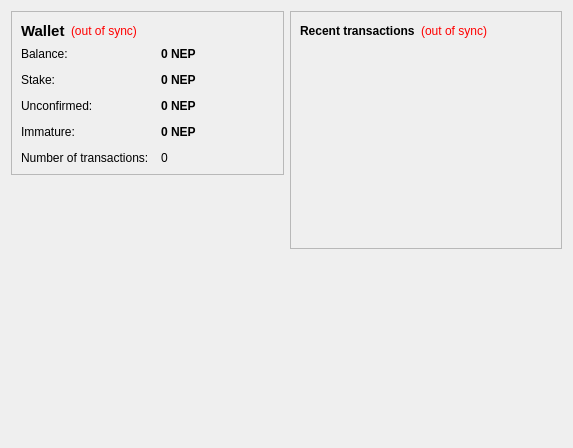
<?xml version="1.0" encoding="UTF-8"?>
<ui version="4.0">
 <class>OverviewPage</class>
 <widget class="QWidget" name="OverviewPage">
  <property name="geometry">
   <rect>
    <x>0</x>
    <y>0</y>
    <width>573</width>
    <height>342</height>
   </rect>
  </property>
  <property name="windowTitle">
   <string>Form</string>
  </property>
  <layout class="QHBoxLayout" name="horizontalLayout" stretch="1,1">
   <item>
    <layout class="QVBoxLayout" name="verticalLayout_2">
     <item>
      <widget class="QFrame" name="frame">
       <property name="frameShape">
        <enum>QFrame::StyledPanel</enum>
       </property>
       <property name="frameShadow">
        <enum>QFrame::Raised</enum>
       </property>
       <layout class="QVBoxLayout" name="verticalLayout_4">
        <item>
         <layout class="QHBoxLayout" name="horizontalLayout_4">
          <item>
           <widget class="QLabel" name="label_5">
            <property name="font">
             <font>
              <pointsize>11</pointsize>
              <weight>75</weight>
              <bold>true</bold>
             </font>
            </property>
            <property name="text">
             <string>Wallet</string>
            </property>
           </widget>
          </item>
          <item>
           <widget class="QLabel" name="labelWalletStatus">
            <property name="toolTip">
             <string>The displayed information may be out of date. Your wallet automatically synchronizes with the Nectarium network after a connection is established, but this process has not completed yet.</string>
            </property>
            <property name="styleSheet">
             <string notr="true">QLabel { color: red; }</string>
            </property>
            <property name="text">
             <string notr="true">(out of sync)</string>
            </property>
            <property name="alignment">
             <set>Qt::AlignLeading|Qt::AlignLeft|Qt::AlignVCenter</set>
            </property>
           </widget>
          </item>
          <item>
           <spacer name="horizontalSpacer_2">
            <property name="orientation">
             <enum>Qt::Horizontal</enum>
            </property>
            <property name="sizeHint" stdset="0">
             <size>
              <width>40</width>
              <height>20</height>
             </size>
            </property>
           </spacer>
          </item>
         </layout>
        </item>
        <item>
         <layout class="QFormLayout" name="formLayout_2">
          <property name="fieldGrowthPolicy">
           <enum>QFormLayout::AllNonFixedFieldsGrow</enum>
          </property>
          <property name="horizontalSpacing">
           <number>12</number>
          </property>
          <property name="verticalSpacing">
           <number>12</number>
          </property>
          <item row="0" column="0">
           <widget class="QLabel" name="label">
            <property name="text">
             <string>Balance:</string>
            </property>
           </widget>
          </item>
          <item row="0" column="1">
           <widget class="QLabel" name="labelBalance">
            <property name="font">
             <font>
              <weight>75</weight>
              <bold>true</bold>
             </font>
            </property>
            <property name="cursor">
             <cursorShape>IBeamCursor</cursorShape>
            </property>
            <property name="toolTip">
             <string>Your current balance</string>
            </property>
            <property name="text">
             <string notr="true">0 NEP</string>
            </property>
            <property name="textInteractionFlags">
             <set>Qt::LinksAccessibleByMouse|Qt::TextSelectableByKeyboard|Qt::TextSelectableByMouse</set>
            </property>
           </widget>
          </item>
          <item row="1" column="0">
           <widget class="QLabel" name="label_6">
            <property name="text">
             <string>Stake:</string>
            </property>
           </widget>
          </item>
          <item row="1" column="1">
           <widget class="QLabel" name="labelStake">
            <property name="font">
             <font>
              <weight>75</weight>
              <bold>true</bold>
             </font>
            </property>
            <property name="cursor">
             <cursorShape>IBeamCursor</cursorShape>
            </property>
            <property name="toolTip">
             <string>Total of coins that was staked, and do not yet count toward the current balance</string>
            </property>
            <property name="text">
             <string notr="true">0 NEP</string>
            </property>
            <property name="textInteractionFlags">
             <set>Qt::LinksAccessibleByMouse|Qt::TextSelectableByKeyboard|Qt::TextSelectableByMouse</set>
            </property>
           </widget>
          </item>
          <item row="2" column="0">
           <widget class="QLabel" name="label_3">
            <property name="text">
             <string>Unconfirmed:</string>
            </property>
           </widget>
          </item>
          <item row="2" column="1">
           <widget class="QLabel" name="labelUnconfirmed">
            <property name="font">
             <font>
              <weight>75</weight>
              <bold>true</bold>
             </font>
            </property>
            <property name="cursor">
             <cursorShape>IBeamCursor</cursorShape>
            </property>
            <property name="toolTip">
             <string>Total of transactions that have yet to be confirmed, and do not yet count toward the current balance</string>
            </property>
            <property name="text">
             <string notr="true">0 NEP</string>
            </property>
            <property name="textInteractionFlags">
             <set>Qt::LinksAccessibleByMouse|Qt::TextSelectableByKeyboard|Qt::TextSelectableByMouse</set>
            </property>
           </widget>
          </item>
          <item row="3" column="0">
           <widget class="QLabel" name="labelImmatureText">
            <property name="text">
             <string>Immature:</string>
            </property>
           </widget>
          </item>
          <item row="3" column="1">
           <widget class="QLabel" name="labelImmature">
            <property name="font">
             <font>
              <weight>75</weight>
              <bold>true</bold>
             </font>
            </property>
            <property name="toolTip">
             <string>Mined balance that has not yet matured</string>
            </property>
            <property name="text">
             <string notr="true">0 NEP</string>
            </property>
            <property name="textInteractionFlags">
             <set>Qt::LinksAccessibleByMouse|Qt::TextSelectableByKeyboard|Qt::TextSelectableByMouse</set>
            </property>
           </widget>
          </item>
          <item row="4" column="0">
           <widget class="QLabel" name="label_2">
            <property name="text">
             <string>Number of transactions:</string>
            </property>
           </widget>
          </item>
          <item row="4" column="1">
           <widget class="QLabel" name="labelNumTransactions">
            <property name="toolTip">
             <string>Total number of transactions in wallet</string>
            </property>
            <property name="text">
             <string notr="true">0</string>
            </property>
           </widget>
          </item>
         </layout>
        </item>
       </layout>
      </widget>
     </item>
     <item>
      <spacer name="verticalSpacer">
       <property name="orientation">
        <enum>Qt::Vertical</enum>
       </property>
       <property name="sizeHint" stdset="0">
        <size>
         <width>20</width>
         <height>40</height>
        </size>
       </property>
      </spacer>
     </item>
     <item>
      <widget class="QFrame" name="frame_3">
       <property name="minimumSize">
        <size>
         <width>0</width>
         <height>256</height>
        </size>
       </property>
       <property name="styleSheet">
        <string notr="true">background-image: url(:/icons/Nectarium256);background-repeat:none;background-position:bottom center;
</string>
       </property>
      </widget>
     </item>
    </layout>
   </item>
   <item>
    <layout class="QVBoxLayout" name="verticalLayout_3">
     <item>
      <widget class="QFrame" name="frame_2">
       <property name="frameShape">
        <enum>QFrame::StyledPanel</enum>
       </property>
       <property name="frameShadow">
        <enum>QFrame::Raised</enum>
       </property>
       <layout class="QVBoxLayout" name="verticalLayout">
        <item>
         <layout class="QHBoxLayout" name="horizontalLayout_2">
          <item>
           <widget class="QLabel" name="label_4">
            <property name="text">
             <string>&lt;b&gt;Recent transactions&lt;/b&gt;</string>
            </property>
           </widget>
          </item>
          <item>
           <widget class="QLabel" name="labelTransactionsStatus">
            <property name="toolTip">
             <string>The displayed information may be out of date. Your wallet automatically synchronizes with the Nectarium network after a connection is established, but this process has not completed yet.</string>
            </property>
            <property name="styleSheet">
             <string notr="true">QLabel { color: red; }</string>
            </property>
            <property name="text">
             <string notr="true">(out of sync)</string>
            </property>
            <property name="alignment">
             <set>Qt::AlignRight|Qt::AlignTrailing|Qt::AlignVCenter</set>
            </property>
           </widget>
          </item>
          <item>
           <spacer name="horizontalSpacer">
            <property name="orientation">
             <enum>Qt::Horizontal</enum>
            </property>
            <property name="sizeHint" stdset="0">
             <size>
              <width>40</width>
              <height>20</height>
             </size>
            </property>
           </spacer>
          </item>
         </layout>
        </item>
        <item>
         <widget class="QListView" name="listTransactions">
          <property name="styleSheet">
           <string notr="true">QListView { background: transparent; }</string>
          </property>
          <property name="frameShape">
           <enum>QFrame::NoFrame</enum>
          </property>
          <property name="verticalScrollBarPolicy">
           <enum>Qt::ScrollBarAlwaysOff</enum>
          </property>
          <property name="horizontalScrollBarPolicy">
           <enum>Qt::ScrollBarAlwaysOff</enum>
          </property>
          <property name="selectionMode">
           <enum>QAbstractItemView::NoSelection</enum>
          </property>
         </widget>
        </item>
       </layout>
      </widget>
     </item>
     <item>
      <spacer name="verticalSpacer_2">
       <property name="orientation">
        <enum>Qt::Vertical</enum>
       </property>
       <property name="sizeHint" stdset="0">
        <size>
         <width>20</width>
         <height>40</height>
        </size>
       </property>
      </spacer>
     </item>
    </layout>
   </item>
  </layout>
 </widget>
 <resources>  
  <include location="../bitcoin.qrc"/>  
 </resources>  
 <connections/>
</ui>
